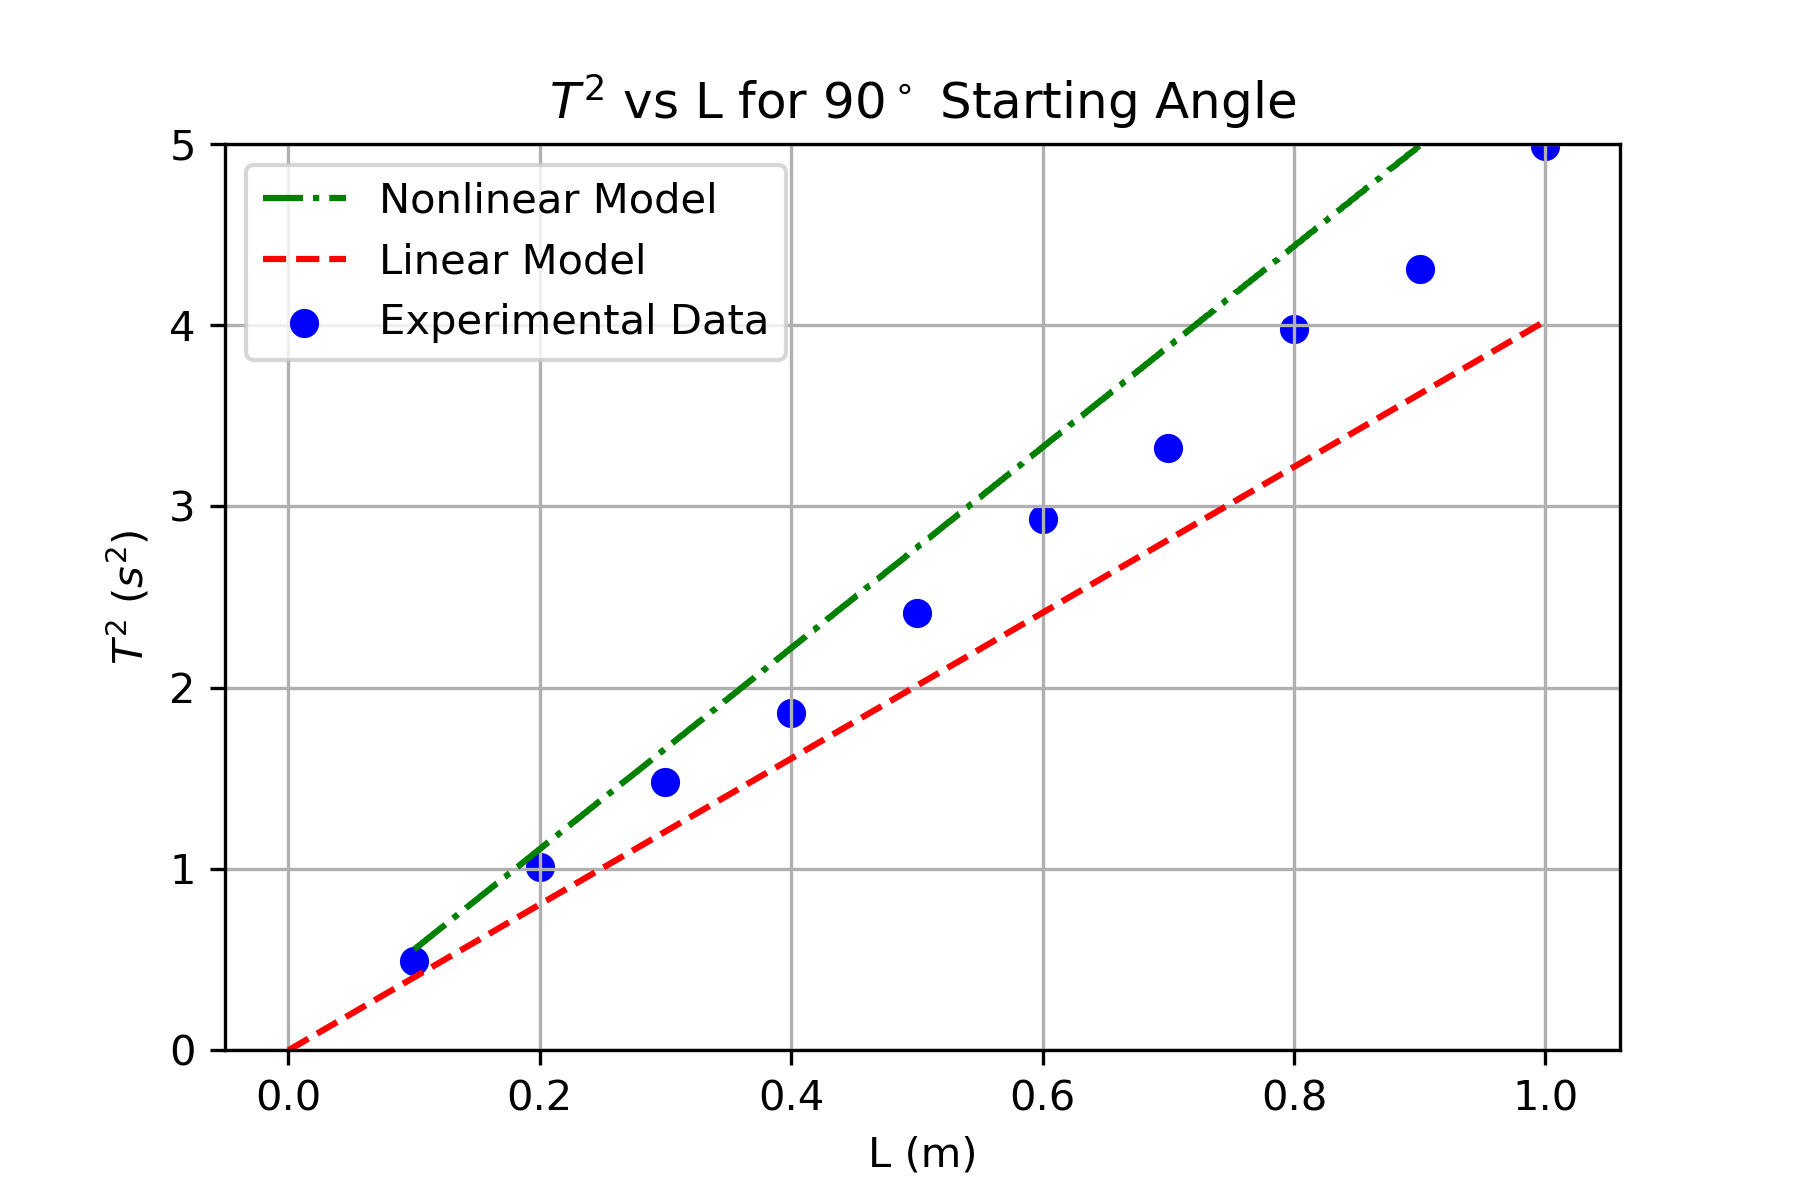

Python code for this plot:
# -*- coding: utf-8 -*-
"""
Created on Fri Oct  5 14:19:45 2018

@author: maxhu
"""
import matplotlib.pyplot as plt
import numpy as np


T2_large_vals = [4.99,4.31,3.98,3.32,2.93,2.41,1.86,1.48,1.01,.49]
L_large_vals = [1.0,.9,.8,.7,.6,.5,.4,.3,.2,.1]

N = len(L_large_vals)

sum_y = 0
sum_x = 0
sum_xy = 0
sum_x_squared = 0

for i in range(0,N):
    sum_y = sum_y + T2_large_vals[i]
    sum_x = sum_x + L_large_vals[i]
    sum_xy = sum_xy + L_large_vals[i]*T2_large_vals[i]
    sum_x_squared = sum_x_squared + L_large_vals[i]**2
    
Delta = N*sum_x_squared - (sum_x)**2
A = (sum_x_squared*sum_y - sum_x*sum_xy) / Delta
B = (N*sum_xy - sum_x*sum_y) / Delta

deviation = 0
for i in range (0,N):
    deviation = deviation + (T2_large_vals[i] - A - B*L_large_vals[i])**2
    
sigma_y = np.sqrt(deviation / (N-2))

sigma_A = sigma_y*np.sqrt(sum_x_squared/Delta)
sigma_B = sigma_y*np.sqrt(N/Delta)

x_plot = np.linspace(0,1,11)
plt.ylim((0,5))

def my_fit(x):
    return (A + B*x)

fig = plt.figure(1)

my_fig = fig.add_subplot(1,1,1)
my_fig.grid(True)
my_fig.scatter(L_large_vals, T2_large_vals, color = 'b', label = 'Experimental Data', marker='o')
#my_fig.plot(x_plot,my_fit(x_plot), color ='black', linestyle = '-')
my_fig.set_xlabel('L (m)')
my_fig.set_ylabel('$T^2$ $(s^2)$')
my_fig.set_title('$T^2$ vs L for $90^\circ$ Starting Angle')
plt.legend(loc = 'best')

L = 1.0
g = 9.8
theta_0 = 90*np.pi/180
omega_0 = 0
t_0 = 0 
delta_t = 10**(-3)

# lists to store data
l = np.linspace(0.1,L,1000)
T_values = []
T2_values = []


# nested loop
# for loop handles different lengths of pendulum
for n in range(len(l)):
    # set initial conditions for looping calculations
    flag = True
    t_i = t_0
    omega_i = omega_0
    theta_i = theta_0
    counter = 0
    
    # while loop handles omega and theta values
    while flag == True:
        omega_f = omega_i - (g/l[n]) *np.sin(theta_i) * delta_t
        theta_f = theta_i + omega_f*delta_t
        t_f = t_i + delta_t
        
        omega_i = omega_f
        theta_i = theta_f
        t_i = t_f
        
        # when your current position is really close to the starting position
        # exit the while loop becuase you've gone a full period
        if (np.abs(theta_i - theta_0) < 10**(-3) and counter >= 25):
            flag = False
        #This counter ensures that the theta goes back to starting position and not just move a small step
        counter = counter + 1
      
    
    T_values.append(t_i)
    T2_values.append( T_values[n]**2 )
    
    
    
fig = plt.figure(1)
plt.plot(l, T2_values, color = 'g', label ='Nonlinear Model', linestyle = '-.')


T2_linear_large_vals = [4.02,3.62,3.22,2.82,2.41,2.01,1.61,1.21,.80,.40]
L_small_vals = [1.0,.9,.8,.7,.6,.5,.4,.3,.2,.1]


N = len(L_small_vals)

sum_y = 0
sum_x = 0
sum_xy = 0
sum_x_squared = 0

for i in range(0,N):
    sum_y = sum_y + T2_linear_large_vals[i]
    sum_x = sum_x + L_small_vals[i]
    sum_xy = sum_xy + L_small_vals[i]*T2_linear_large_vals[i]
    sum_x_squared = sum_x_squared + L_small_vals[i]**2
    
Delta = N*sum_x_squared - (sum_x)**2
A = (sum_x_squared*sum_y - sum_x*sum_xy) / Delta
B = (N*sum_xy - sum_x*sum_y) / Delta

deviation = 0
for i in range (0,N):
    deviation = deviation + (T2_linear_large_vals[i] - A - B*L_small_vals[i])**2
    
sigma_y = np.sqrt(deviation / (N-2))

sigma_A = sigma_y*np.sqrt(sum_x_squared/Delta)
sigma_B = sigma_y*np.sqrt(N/Delta)

x_plot = np.linspace(0,1,11)
plt.ylim((0,5))

def my_fit(x):
    return (A + B*x)

fig = plt.figure(1)

#my_fig.scatter(L_small_vals, T2_linear_large_vals, color = 'red', label = 'Linear Model', marker='v')
my_fig.plot(x_plot,my_fit(x_plot), color ='red', label = 'Linear Model', linestyle = '--')
plt.legend(loc = 'best')
plt.savefig('T2 v L Large.png', dpi=300)
